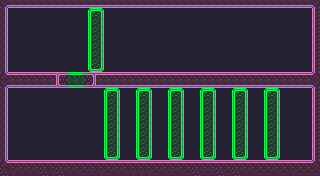

Below is a game level as drawn by its tile map, then a one-line description and the .tmx file that defines it, in full:
An orthogonal 40x22 tile map with 8x8 px tiles, 3 tile layers (Copy of wowowowwo, Tile Layer 1, wowowowwo) and 1 object.

<map version="1.10" tiledversion="1.10.2" orientation="orthogonal" renderorder="right-down" width="40" height="22" tilewidth="8" tileheight="8" infinite="0" backgroundcolor="#241f31" nextlayerid="5" nextobjectid="2">
 <tileset firstgid="1" source="../../../purple.tsx" />
 <layer id="3" name="Copy of wowowowwo" width="40" height="22">
  <data encoding="csv">
0,0,0,0,0,0,0,0,0,0,0,0,0,0,0,0,0,0,0,0,0,0,0,0,0,0,0,0,0,0,0,0,0,0,0,0,0,0,0,0,
0,0,0,0,0,0,0,0,0,0,0,0,0,0,0,0,0,0,0,0,0,0,0,0,0,0,0,0,0,0,0,0,0,0,0,0,0,0,0,0,
0,0,0,0,0,0,0,0,0,0,0,0,0,0,0,0,0,0,0,0,0,0,0,0,0,0,0,0,0,0,0,0,0,0,0,0,0,0,0,0,
0,0,0,0,0,0,0,0,0,0,0,0,0,0,0,0,0,0,0,0,0,0,0,0,0,0,0,0,0,0,0,0,0,0,0,0,0,0,0,0,
0,0,0,0,0,0,0,0,0,0,0,0,0,0,0,0,0,0,0,0,0,0,0,0,0,0,0,0,0,0,0,0,0,0,0,0,0,0,0,0,
0,0,0,0,0,0,0,0,0,0,0,0,0,0,0,0,0,0,0,0,0,0,0,0,0,0,0,0,0,0,0,0,0,0,0,0,0,0,0,0,
0,0,0,0,0,0,0,0,0,0,0,0,0,0,0,0,0,0,0,0,0,0,0,0,0,0,0,0,0,0,0,0,0,0,0,0,0,0,0,0,
0,0,0,0,0,0,0,0,0,0,0,0,0,0,0,0,0,0,0,0,0,0,0,0,0,0,0,0,0,0,0,0,0,0,0,0,0,0,0,0,
0,0,0,0,0,0,0,0,0,0,0,0,0,0,0,0,0,0,0,0,0,0,0,0,0,0,0,0,0,0,0,0,0,0,0,0,0,0,0,0,
0,0,0,0,0,0,0,0,0,0,0,0,0,0,0,0,0,0,0,0,0,0,0,0,0,0,0,0,0,0,0,0,0,0,0,0,0,0,0,0,
0,0,0,0,0,0,0,0,0,0,0,0,0,0,0,0,0,0,0,0,0,0,0,0,0,0,0,0,0,0,0,0,0,0,0,0,0,0,0,0,
0,0,0,0,0,0,0,0,0,0,0,0,0,0,0,0,0,65,67,0,0,0,0,0,0,65,67,0,0,0,0,0,0,65,67,0,0,0,0,0,
0,0,0,0,0,0,0,0,0,0,0,0,0,0,0,0,0,81,83,0,0,0,0,0,0,81,83,0,0,0,0,0,0,81,83,0,0,0,0,0,
0,0,0,0,0,0,0,0,0,0,0,0,0,0,0,0,0,81,83,0,0,0,0,0,0,81,83,0,0,0,0,0,0,81,83,0,0,0,0,0,
0,0,0,0,0,0,0,0,0,0,0,0,0,0,0,0,0,81,83,0,0,0,0,0,0,81,83,0,0,0,0,0,0,81,83,0,0,0,0,0,
0,0,0,0,0,0,0,0,0,0,0,0,0,0,0,0,0,81,83,0,0,0,0,0,0,81,83,0,0,0,0,0,0,81,83,0,0,0,0,0,
0,0,0,0,0,0,0,0,0,0,0,0,0,0,0,0,0,81,83,0,0,0,0,0,0,81,83,0,0,0,0,0,0,81,83,0,0,0,0,0,
0,0,0,0,0,0,0,0,0,0,0,0,0,0,0,0,0,81,83,0,0,0,0,0,0,81,83,0,0,0,0,0,0,81,83,0,0,0,0,0,
0,0,0,0,0,0,0,0,0,0,0,0,0,0,0,0,0,81,83,0,0,0,0,0,0,81,83,0,0,0,0,0,0,81,83,0,0,0,0,0,
0,0,0,0,0,0,0,0,0,0,0,0,0,0,0,0,0,97,99,0,0,0,0,0,0,97,99,0,0,0,0,0,0,97,99,0,0,0,0,0,
0,0,0,0,0,0,0,0,0,0,0,0,0,0,0,0,0,0,0,0,0,0,0,0,0,0,0,0,0,0,0,0,0,0,0,0,0,0,0,0,
0,0,0,0,0,0,0,0,0,0,0,0,0,0,0,0,0,0,0,0,0,0,0,0,0,0,0,0,0,0,0,0,0,0,0,0,0,0,0,0
</data>
 </layer>
 <layer id="1" name="Tile Layer 1" width="40" height="22">
  <properties>
   <property name="player" type="bool" value="true" />
  </properties>
  <data encoding="csv">
37,34,34,34,34,34,34,34,34,34,34,34,34,34,34,34,34,34,34,34,34,34,34,34,34,34,34,34,34,34,34,34,34,34,34,34,34,34,34,38,
19,0,0,0,0,0,0,0,0,0,0,65,67,0,0,0,0,0,0,0,0,0,0,0,0,0,0,0,0,0,0,0,0,0,0,0,0,0,0,17,
19,0,0,0,0,0,0,0,0,0,0,81,83,0,0,0,0,0,0,0,0,0,0,0,0,0,0,0,0,0,0,0,0,0,0,0,0,0,0,17,
19,0,0,0,0,0,0,0,0,0,0,81,83,0,0,0,0,0,0,0,0,0,0,0,0,0,0,0,0,0,0,0,0,0,0,0,0,0,0,17,
19,0,0,0,0,0,0,0,0,0,0,81,83,0,0,0,0,0,0,0,0,0,0,0,0,0,0,0,0,0,0,0,0,0,0,0,0,0,0,17,
19,0,0,0,0,0,0,0,0,0,0,81,83,0,0,0,0,0,0,0,0,0,0,0,0,0,0,0,0,0,0,0,0,0,0,0,0,0,0,17,
19,0,0,0,0,0,0,0,0,0,0,81,83,0,0,0,0,0,0,0,0,0,0,0,0,0,0,0,0,0,0,0,0,0,0,0,0,0,0,17,
19,0,0,0,0,0,0,0,0,0,0,81,83,0,0,0,0,0,0,0,0,0,0,0,0,0,0,0,0,0,0,0,0,0,0,0,0,0,0,17,
19,0,0,0,0,0,0,0,0,0,0,97,99,0,0,0,0,0,0,0,0,0,0,0,0,0,0,0,0,0,0,0,0,0,0,0,0,0,0,17,
53,2,2,2,2,2,2,2,0,0,2,2,2,2,2,2,2,2,2,2,2,2,2,2,2,2,2,2,2,2,2,2,2,2,2,2,2,2,2,54,
37,34,34,34,34,34,34,34,0,0,34,34,34,34,34,34,34,34,34,34,34,34,34,34,34,34,34,34,34,34,34,34,34,34,34,34,34,34,34,38,
19,0,0,0,0,0,0,0,0,0,0,0,0,0,0,0,0,0,0,0,0,0,0,0,0,0,0,0,0,0,0,0,0,0,0,0,0,0,0,17,
19,0,0,0,0,0,0,0,0,0,0,0,0,0,0,0,0,0,0,0,0,0,0,0,0,0,0,0,0,0,0,0,0,0,0,0,0,0,0,17,
19,0,0,0,0,0,0,0,0,0,0,0,0,0,0,0,0,0,0,0,0,0,0,0,0,0,0,0,0,0,0,0,0,0,0,0,0,0,0,17,
19,0,0,0,0,0,0,0,0,0,0,0,0,0,0,0,0,0,0,0,0,0,0,0,0,0,0,0,0,0,0,0,0,0,0,0,0,0,0,17,
19,0,0,0,0,0,0,0,0,0,0,0,0,0,0,0,0,0,0,0,0,0,0,0,0,0,0,0,0,0,0,0,0,0,0,0,0,0,0,17,
19,0,0,0,0,0,0,0,0,0,0,0,0,0,0,0,0,0,0,0,0,0,0,0,0,0,0,0,0,0,0,0,0,0,0,0,0,0,0,17,
19,0,0,0,0,0,0,0,0,0,0,0,0,0,0,0,0,0,0,0,0,0,0,0,0,0,0,0,0,0,0,0,0,0,0,0,0,0,0,17,
19,0,0,0,0,0,0,0,0,0,0,0,0,0,0,0,0,0,0,0,0,0,0,0,0,0,0,0,0,0,0,0,0,0,0,0,0,0,0,17,
19,0,0,0,0,0,0,0,0,0,0,0,0,0,0,0,0,0,0,0,0,0,0,0,0,0,0,0,0,0,0,0,0,0,0,0,0,0,0,17,
53,2,2,2,2,2,2,2,2,2,2,2,2,2,2,2,2,2,2,2,2,2,2,2,2,2,2,2,2,2,2,2,2,2,2,2,2,2,2,54,
6,5,22,22,22,6,5,6,22,22,21,18,5,21,22,22,5,5,5,21,22,18,22,21,6,18,18,6,21,6,22,22,21,21,22,21,5,21,21,21
</data>
 </layer>
 <objectgroup id="4" name="Object Layer 1">
  <object id="1" gid="193" x="280" y="136" width="8" height="8">
   <properties>
    <property name="destination" value="assets/levels/MAIN/W1/05.tmx" />
   </properties>
  </object>
 </objectgroup>
 <layer id="2" name="wowowowwo" width="40" height="22">
  <data encoding="csv">
0,0,0,0,0,0,0,0,0,0,0,0,0,0,0,0,0,0,0,0,0,0,0,0,0,0,0,0,0,0,0,0,0,0,0,0,0,0,0,0,
0,0,0,0,0,0,0,0,0,0,0,0,0,0,0,0,0,0,0,0,0,0,0,0,0,0,0,0,0,0,0,0,0,0,0,0,0,0,0,0,
0,0,0,0,0,0,0,0,0,0,0,0,0,0,0,0,0,0,0,0,0,0,0,0,0,0,0,0,0,0,0,0,0,0,0,0,0,0,0,0,
0,0,0,0,0,0,0,0,0,0,0,0,0,0,0,0,0,0,0,0,0,0,0,0,0,0,0,0,0,0,0,0,0,0,0,0,0,0,0,0,
0,0,0,0,0,0,0,0,0,0,0,0,0,0,0,0,0,0,0,0,0,0,0,0,0,0,0,0,0,0,0,0,0,0,0,0,0,0,0,0,
0,0,0,0,0,0,0,0,0,0,0,0,0,0,0,0,0,0,0,0,0,0,0,0,0,0,0,0,0,0,0,0,0,0,0,0,0,0,0,0,
0,0,0,0,0,0,0,0,0,0,0,0,0,0,0,0,0,0,0,0,0,0,0,0,0,0,0,0,0,0,0,0,0,0,0,0,0,0,0,0,
0,0,0,0,0,0,0,0,0,0,0,0,0,0,0,0,0,0,0,0,0,0,0,0,0,0,0,0,0,0,0,0,0,0,0,0,0,0,0,0,
0,0,0,0,0,0,0,0,0,0,0,0,0,0,0,0,0,0,0,0,0,0,0,0,0,0,0,0,0,0,0,0,0,0,0,0,0,0,0,0,
0,0,0,0,0,0,0,1,73,66,74,3,0,0,0,0,0,0,0,0,0,0,0,0,0,0,0,0,0,0,0,0,0,0,0,0,0,0,0,0,
0,0,0,0,0,0,0,33,89,98,90,35,0,0,0,0,0,0,0,0,0,0,0,0,0,0,0,0,0,0,0,0,0,0,0,0,0,0,0,0,
0,0,0,0,0,0,0,0,0,0,0,0,0,65,67,0,0,0,0,0,0,65,67,0,0,0,0,0,0,65,67,0,0,0,0,0,0,0,0,0,
0,0,0,0,0,0,0,0,0,0,0,0,0,81,83,0,0,0,0,0,0,81,83,0,0,0,0,0,0,81,83,0,0,0,0,0,0,0,0,0,
0,0,0,0,0,0,0,0,0,0,0,0,0,81,83,0,0,0,0,0,0,81,83,0,0,0,0,0,0,81,83,0,0,0,0,0,0,0,0,0,
0,0,0,0,0,0,0,0,0,0,0,0,0,81,83,0,0,0,0,0,0,81,83,0,0,0,0,0,0,81,83,0,0,0,0,0,0,0,0,0,
0,0,0,0,0,0,0,0,0,0,0,0,0,81,83,0,0,0,0,0,0,81,83,0,0,0,0,0,0,81,83,0,0,0,0,0,0,0,0,0,
0,0,0,0,0,0,0,0,0,0,0,0,0,81,83,0,0,0,0,0,0,81,83,0,0,0,0,0,0,81,83,0,0,0,0,0,0,0,0,0,
0,0,0,0,0,0,0,0,0,0,0,0,0,81,83,0,0,0,0,0,0,81,83,0,0,0,0,0,0,81,83,0,0,0,0,0,0,0,0,0,
0,0,0,0,0,0,0,0,0,0,0,0,0,81,83,0,0,0,0,0,0,81,83,0,0,0,0,0,0,81,83,0,0,0,0,0,0,0,0,0,
0,0,0,0,0,0,0,0,0,0,0,0,0,97,99,0,0,0,0,0,0,97,99,0,0,0,0,0,0,97,99,0,0,0,0,0,0,0,0,0,
0,0,0,0,0,0,0,0,0,0,0,0,0,0,0,0,0,0,0,0,0,0,0,0,0,0,0,0,0,0,0,0,0,0,0,0,0,0,0,0,
0,0,0,0,0,0,0,0,0,0,0,0,0,0,0,0,0,0,0,0,0,0,0,0,0,0,0,0,0,0,0,0,0,0,0,0,0,0,0,0
</data>
 </layer>
</map>
